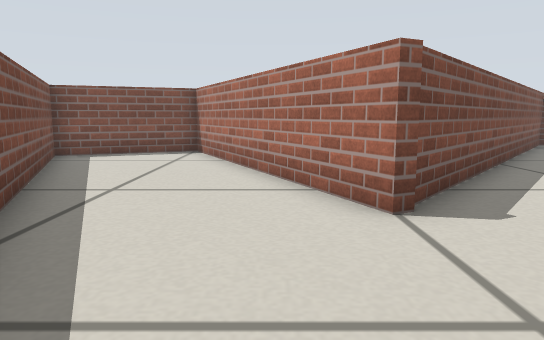
View 1 (above)

14 first-person views from a walk through a world built for the Gazebo simulator. The camera is 0.29 m above the floor, tilts 8° down and sees 70° across. The floor is counted in squares, 0.25 m on a side. Each view is taken from the middle of a square. On the plan, view 1 faces up. The plan holds only what a view shows up to about 14 squares ahead; the rest is blank.

View 2
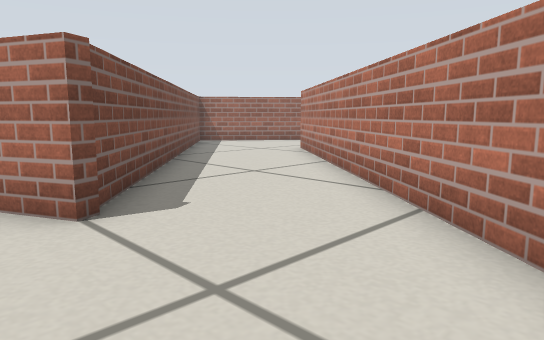

View 3
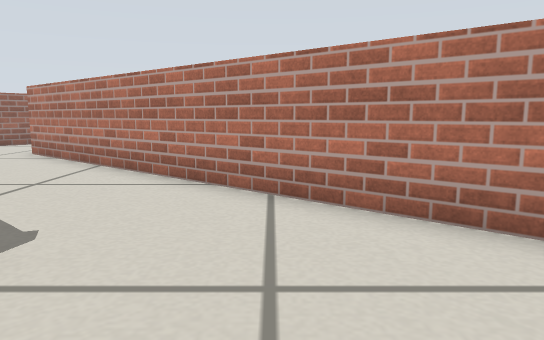

View 4
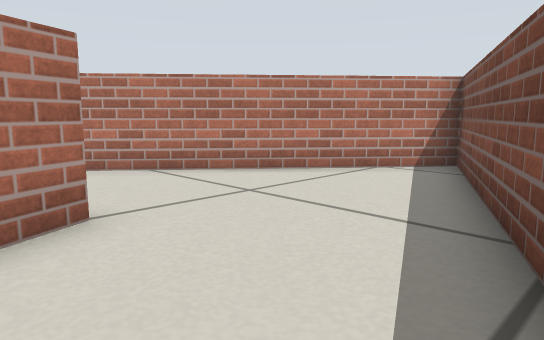

View 5
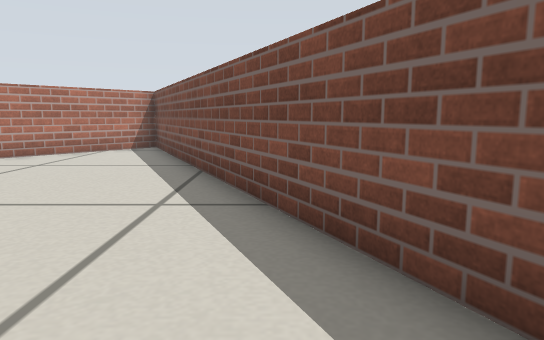

View 6
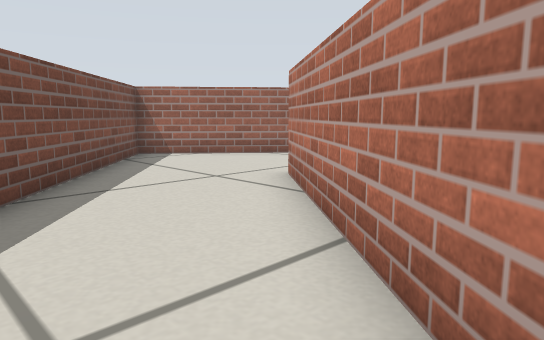

View 7
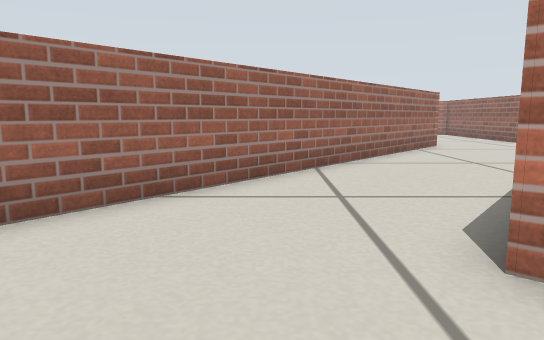

View 8
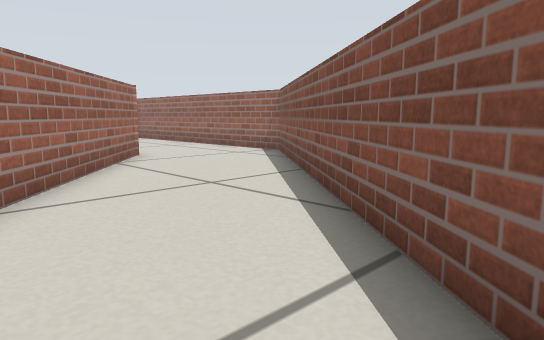

View 9
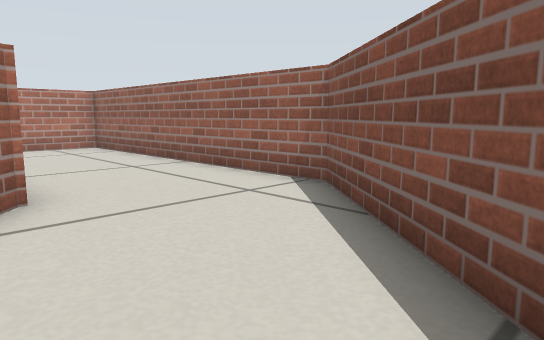

View 10
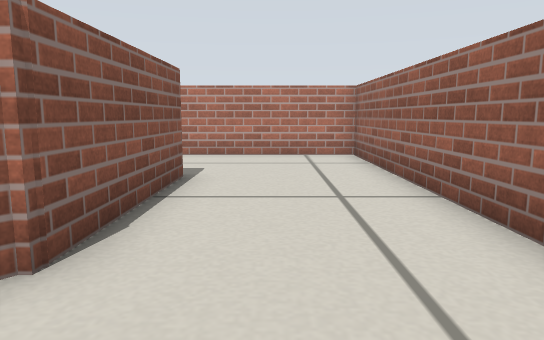

View 11
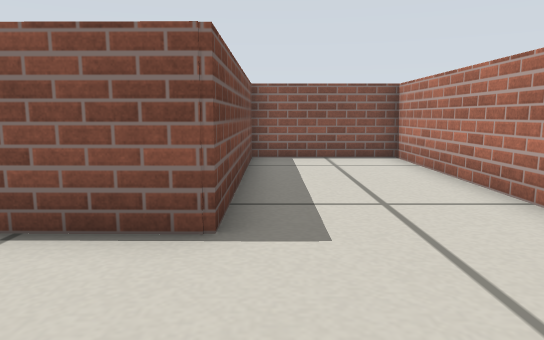

View 12
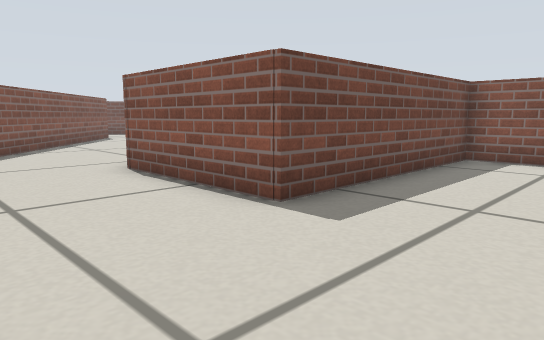

View 13
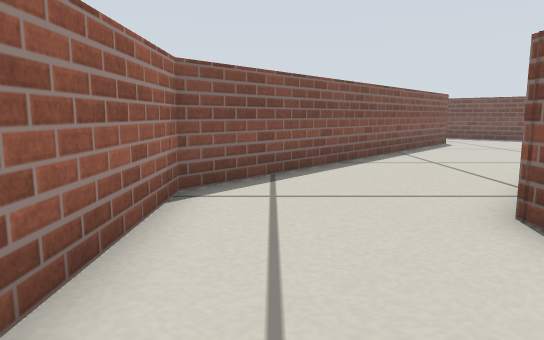

View 14
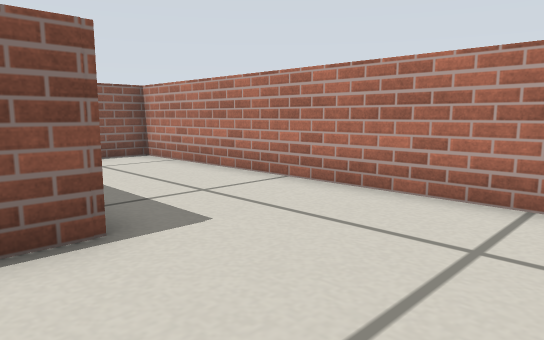

### Floor plan
Ten units are one square. View 1 is at (0, 0); x grows to the right and y downward. Boxes are objects, and circles mark ways between rooms. Rooms are numbered by the first view taken in them; rooms with no view inside come last. Other rooms are left out.
<svg viewBox="-68 -157 387 187">
<path fill="none" stroke="#000" d="M18 -46 14 -45 -24 -126 -63 -111 -1 25M38 -72 19 -49M8 25 108 -93M123 -80 211 -6 314 -6 314 -117 274 -117 274 -47 228 -48 104 -152 38 -72"/>
<circle cx="75" cy="-77" r="3" fill="#2a7"/>
<text x="0" y="-50">1</text>
<text x="200" y="-60">2</text>
</svg>
Room 1 opens to room 2.

Where each view was taken, in squares from view 1:
view 1: 0 up, 0 right, facing up
view 2: 0 up, 0 right, facing up-right
view 3: 2 up, 1 left, facing right
view 4: 6 up, 3 left, facing down-right
view 5: 11 up, 4 left, facing down
view 6: 4 up, 5 right, facing up-right
view 7: 11 up, 8 right, facing right
view 8: 10 up, 12 right, facing down-right
view 9: 6 up, 17 right, facing down-right
view 10: 3 up, 20 right, facing right
view 11: 1 up, 28 right, facing up
view 12: 1 up, 31 right, facing up-left
view 13: 2 up, 27 right, facing left
view 14: 1 up, 26 right, facing up-right
